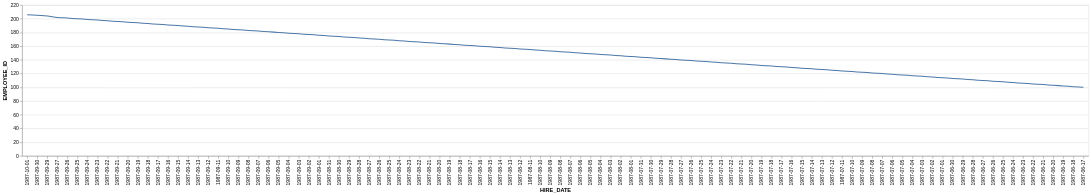

Write a Vega-Lite specification for this figure.
### Vega-Lite specification from a JSON file in a GitHub repository (floating-point values rounded to 4 significant figures)
{"data": {"values": [{"x_data": "1987-10-01", "y_data": 206}, {"x_data": "1987-09-30", "y_data": 205}, {"x_data": "1987-09-29", "y_data": 204}, {"x_data": "1987-09-27", "y_data": 202}, {"x_data": "1987-09-26", "y_data": 201}, {"x_data": "1987-09-25", "y_data": 200}, {"x_data": "1987-09-24", "y_data": 199}, {"x_data": "1987-09-23", "y_data": 198}, {"x_data": "1987-09-22", "y_data": 197}, {"x_data": "1987-09-21", "y_data": 196}, {"x_data": "1987-09-20", "y_data": 195}, {"x_data": "1987-09-19", "y_data": 194}, {"x_data": "1987-09-18", "y_data": 193}, {"x_data": "1987-09-17", "y_data": 192}, {"x_data": "1987-09-16", "y_data": 191}, {"x_data": "1987-09-15", "y_data": 190}, {"x_data": "1987-09-14", "y_data": 189}, {"x_data": "1987-09-13", "y_data": 188}, {"x_data": "1987-09-12", "y_data": 187}, {"x_data": "1987-09-11", "y_data": 186}, {"x_data": "1987-09-10", "y_data": 185}, {"x_data": "1987-09-09", "y_data": 184}, {"x_data": "1987-09-08", "y_data": 183}, {"x_data": "1987-09-07", "y_data": 182}, {"x_data": "1987-09-06", "y_data": 181}, {"x_data": "1987-09-05", "y_data": 180}, {"x_data": "1987-09-04", "y_data": 179}, {"x_data": "1987-09-03", "y_data": 178}, {"x_data": "1987-09-02", "y_data": 177}, {"x_data": "1987-09-01", "y_data": 176}, {"x_data": "1987-08-31", "y_data": 175}, {"x_data": "1987-08-30", "y_data": 174}, {"x_data": "1987-08-29", "y_data": 173}, {"x_data": "1987-08-28", "y_data": 172}, {"x_data": "1987-08-27", "y_data": 171}, {"x_data": "1987-08-26", "y_data": 170}, {"x_data": "1987-08-25", "y_data": 169}, {"x_data": "1987-08-24", "y_data": 168}, {"x_data": "1987-08-23", "y_data": 167}, {"x_data": "1987-08-22", "y_data": 166}, {"x_data": "1987-08-21", "y_data": 165}, {"x_data": "1987-08-20", "y_data": 164}, {"x_data": "1987-08-19", "y_data": 163}, {"x_data": "1987-08-18", "y_data": 162}, {"x_data": "1987-08-17", "y_data": 161}, {"x_data": "1987-08-16", "y_data": 160}, {"x_data": "1987-08-15", "y_data": 159}, {"x_data": "1987-08-14", "y_data": 158}, {"x_data": "1987-08-13", "y_data": 157}, {"x_data": "1987-08-12", "y_data": 156}, {"x_data": "1987-08-11", "y_data": 155}, {"x_data": "1987-08-10", "y_data": 154}, {"x_data": "1987-08-09", "y_data": 153}, {"x_data": "1987-08-08", "y_data": 152}, {"x_data": "1987-08-07", "y_data": 151}, {"x_data": "1987-08-06", "y_data": 150}, {"x_data": "1987-08-05", "y_data": 149}, {"x_data": "1987-08-04", "y_data": 148}, {"x_data": "1987-08-03", "y_data": 147}, {"x_data": "1987-08-02", "y_data": 146}, {"x_data": "1987-08-01", "y_data": 145}, {"x_data": "1987-07-31", "y_data": 144}, {"x_data": "1987-07-30", "y_data": 143}, {"x_data": "1987-07-29", "y_data": 142}, {"x_data": "1987-07-28", "y_data": 141}, {"x_data": "1987-07-27", "y_data": 140}, {"x_data": "1987-07-26", "y_data": 139}, {"x_data": "1987-07-25", "y_data": 138}, {"x_data": "1987-07-24", "y_data": 137}, {"x_data": "1987-07-23", "y_data": 136}, {"x_data": "1987-07-22", "y_data": 135}, {"x_data": "1987-07-21", "y_data": 134}, {"x_data": "1987-07-20", "y_data": 133}, {"x_data": "1987-07-19", "y_data": 132}, {"x_data": "1987-07-18", "y_data": 131}, {"x_data": "1987-07-17", "y_data": 130}, {"x_data": "1987-07-16", "y_data": 129}, {"x_data": "1987-07-15", "y_data": 128}, {"x_data": "1987-07-14", "y_data": 127}, {"x_data": "1987-07-13", "y_data": 126}, {"x_data": "1987-07-12", "y_data": 125}, {"x_data": "1987-07-11", "y_data": 124}, {"x_data": "1987-07-10", "y_data": 123}, {"x_data": "1987-07-09", "y_data": 122}, {"x_data": "1987-07-08", "y_data": 121}, {"x_data": "1987-07-07", "y_data": 120}, {"x_data": "1987-07-06", "y_data": 119}, {"x_data": "1987-07-05", "y_data": 118}, {"x_data": "1987-07-04", "y_data": 117}, {"x_data": "1987-07-03", "y_data": 116}, {"x_data": "1987-07-02", "y_data": 115}, {"x_data": "1987-07-01", "y_data": 114}, {"x_data": "1987-06-30", "y_data": 113}, {"x_data": "1987-06-29", "y_data": 112}, {"x_data": "1987-06-28", "y_data": 111}, {"x_data": "1987-06-27", "y_data": 110}, {"x_data": "1987-06-26", "y_data": 109}, {"x_data": "1987-06-25", "y_data": 108}, {"x_data": "1987-06-24", "y_data": 107}, {"x_data": "1987-06-23", "y_data": 106}, {"x_data": "1987-06-22", "y_data": 105}, {"x_data": "1987-06-21", "y_data": 104}, {"x_data": "1987-06-20", "y_data": 103}, {"x_data": "1987-06-19", "y_data": 102}, {"x_data": "1987-06-18", "y_data": 101}, {"x_data": "1987-06-17", "y_data": 100}]}, "mark": {"type": "line", "interpolate": "monotone"}, "encoding": {"x": {"field": "x_data", "type": "nominal", "title": "HIRE_DATE", "sort": "descending"}, "y": {"field": "y_data", "type": "quantitative", "title": "EMPLOYEE_ID"}}}
